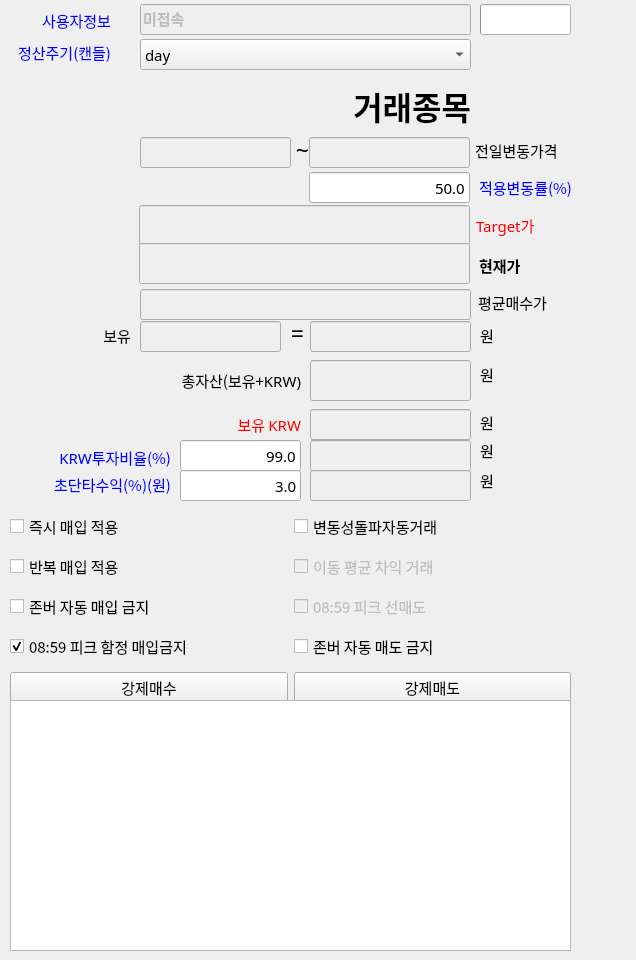
  <widget class="QWidget" name="centralwidget">
   <widget class="QProgressBar" name="pBar">
    <property name="geometry">
     <rect>
      <x>480</x>
      <y>4</y>
      <width>91</width>
      <height>31</height>
     </rect>
    </property>
    <property name="font">
     <font>
      <pointsize>11</pointsize>
     </font>
    </property>
    <property name="value">
     <number>0</number>
    </property>
    <property name="textVisible">
     <bool>false</bool>
    </property>
    <property name="textDirection">
     <enum>QProgressBar::TopToBottom</enum>
    </property>
   </widget>
   <widget class="QLabel" name="lbl_matic_led">
    <property name="geometry">
     <rect>
      <x>243</x>
      <y>30</y>
      <width>31</width>
      <height>31</height>
     </rect>
    </property>
    <property name="font">
     <font>
      <pointsize>11</pointsize>
     </font>
    </property>
    <property name="text">
     <string/>
    </property>
    <property name="scaledContents">
     <bool>true</bool>
    </property>
   </widget>
   <widget class="QLineEdit" name="lineEdit_yTop">
    <property name="enabled">
     <bool>false</bool>
    </property>
    <property name="geometry">
     <rect>
      <x>309</x>
      <y>137</y>
      <width>161</width>
      <height>31</height>
     </rect>
    </property>
    <property name="font">
     <font>
      <family>맑은 고딕</family>
      <pointsize>11</pointsize>
     </font>
    </property>
    <property name="styleSheet">
     <string notr="true">color: rgb(0, 0, 0);</string>
    </property>
    <property name="alignment">
     <set>Qt::AlignRight|Qt::AlignTrailing|Qt::AlignVCenter</set>
    </property>
   </widget>
   <widget class="QLineEdit" name="lineEdit_yBottom">
    <property name="enabled">
     <bool>false</bool>
    </property>
    <property name="geometry">
     <rect>
      <x>140</x>
      <y>137</y>
      <width>151</width>
      <height>31</height>
     </rect>
    </property>
    <property name="font">
     <font>
      <family>맑은 고딕</family>
      <pointsize>11</pointsize>
     </font>
    </property>
    <property name="alignment">
     <set>Qt::AlignRight|Qt::AlignTrailing|Qt::AlignVCenter</set>
    </property>
   </widget>
   <widget class="QLineEdit" name="lineEdit_targetPrice">
    <property name="enabled">
     <bool>false</bool>
    </property>
    <property name="geometry">
     <rect>
      <x>139</x>
      <y>205</y>
      <width>331</width>
      <height>41</height>
     </rect>
    </property>
    <property name="font">
     <font>
      <family>맑은 고딕</family>
      <pointsize>20</pointsize>
      <weight>75</weight>
      <bold>true</bold>
     </font>
    </property>
    <property name="styleSheet">
     <string notr="true">color:red;</string>
    </property>
    <property name="alignment">
     <set>Qt::AlignRight|Qt::AlignTrailing|Qt::AlignVCenter</set>
    </property>
   </widget>
   <widget class="QLabel" name="label_10">
    <property name="geometry">
     <rect>
      <x>10</x>
      <y>474</y>
      <width>161</width>
      <height>21</height>
     </rect>
    </property>
    <property name="font">
     <font>
      <family>맑은 고딕</family>
      <pointsize>11</pointsize>
     </font>
    </property>
    <property name="styleSheet">
     <string notr="true">color:blue;</string>
    </property>
    <property name="text">
     <string>초단타수익(%)(원)</string>
    </property>
    <property name="alignment">
     <set>Qt::AlignRight|Qt::AlignTrailing|Qt::AlignVCenter</set>
    </property>
   </widget>
   <widget class="QLineEdit" name="lineEdit_boyuMATIC">
    <property name="enabled">
     <bool>false</bool>
    </property>
    <property name="geometry">
     <rect>
      <x>140</x>
      <y>321</y>
      <width>141</width>
      <height>31</height>
     </rect>
    </property>
    <property name="font">
     <font>
      <family>맑은 고딕</family>
      <pointsize>11</pointsize>
     </font>
    </property>
    <property name="alignment">
     <set>Qt::AlignRight|Qt::AlignTrailing|Qt::AlignVCenter</set>
    </property>
   </widget>
   <widget class="QLineEdit" name="lineEdit_boyuKRW">
    <property name="enabled">
     <bool>false</bool>
    </property>
    <property name="geometry">
     <rect>
      <x>310</x>
      <y>409</y>
      <width>161</width>
      <height>31</height>
     </rect>
    </property>
    <property name="font">
     <font>
      <family>맑은 고딕</family>
      <pointsize>11</pointsize>
     </font>
    </property>
    <property name="alignment">
     <set>Qt::AlignRight|Qt::AlignTrailing|Qt::AlignVCenter</set>
    </property>
   </widget>
   <widget class="QLineEdit" name="lineEdit_tujaYul">
    <property name="geometry">
     <rect>
      <x>180</x>
      <y>440</y>
      <width>121</width>
      <height>31</height>
     </rect>
    </property>
    <property name="font">
     <font>
      <family>맑은 고딕</family>
      <pointsize>11</pointsize>
     </font>
    </property>
    <property name="toolTip">
     <string>내가 가진 현금중 얼마를 투자 할 것인가를 결정 합니다.</string>
    </property>
    <property name="text">
     <string>99.0</string>
    </property>
    <property name="alignment">
     <set>Qt::AlignRight|Qt::AlignTrailing|Qt::AlignVCenter</set>
    </property>
   </widget>
   <widget class="QLineEdit" name="lineEdit_byunYul">
    <property name="geometry">
     <rect>
      <x>309</x>
      <y>172</y>
      <width>161</width>
      <height>31</height>
     </rect>
    </property>
    <property name="font">
     <font>
      <family>맑은 고딕</family>
      <pointsize>11</pointsize>
     </font>
    </property>
    <property name="toolTip">
     <string>적용 변동률이 낮을 수록 공격적인 투자를 하게 됩니다. 50%를 권장합니다.</string>
    </property>
    <property name="text">
     <string>50.0</string>
    </property>
    <property name="alignment">
     <set>Qt::AlignRight|Qt::AlignTrailing|Qt::AlignVCenter</set>
    </property>
   </widget>
   <widget class="QLineEdit" name="lineEdit_upbitPrice">
    <property name="enabled">
     <bool>false</bool>
    </property>
    <property name="geometry">
     <rect>
      <x>139</x>
      <y>243</y>
      <width>331</width>
      <height>41</height>
     </rect>
    </property>
    <property name="font">
     <font>
      <family>맑은 고딕</family>
      <pointsize>20</pointsize>
      <weight>75</weight>
      <bold>true</bold>
     </font>
    </property>
    <property name="alignment">
     <set>Qt::AlignRight|Qt::AlignTrailing|Qt::AlignVCenter</set>
    </property>
   </widget>
   <widget class="QLabel" name="lbl_upbitInterest">
    <property name="geometry">
     <rect>
      <x>20</x>
      <y>80</y>
      <width>451</width>
      <height>51</height>
     </rect>
    </property>
    <property name="font">
     <font>
      <family>맑은 고딕</family>
      <pointsize>24</pointsize>
      <weight>75</weight>
      <bold>true</bold>
     </font>
    </property>
    <property name="text">
     <string>거래종목</string>
    </property>
    <property name="alignment">
     <set>Qt::AlignRight|Qt::AlignTrailing|Qt::AlignVCenter</set>
    </property>
   </widget>
   <widget class="QLabel" name="label_16">
    <property name="geometry">
     <rect>
      <x>475</x>
      <y>140</y>
      <width>101</width>
      <height>21</height>
     </rect>
    </property>
    <property name="font">
     <font>
      <family>맑은 고딕</family>
      <pointsize>11</pointsize>
     </font>
    </property>
    <property name="text">
     <string>전일변동가격</string>
    </property>
   </widget>
   <widget class="QLabel" name="label_17">
    <property name="geometry">
     <rect>
      <x>289</x>
      <y>140</y>
      <width>20</width>
      <height>20</height>
     </rect>
    </property>
    <property name="font">
     <font>
      <family>맑은 고딕</family>
      <pointsize>17</pointsize>
     </font>
    </property>
    <property name="text">
     <string>~</string>
    </property>
    <property name="alignment">
     <set>Qt::AlignRight|Qt::AlignTrailing|Qt::AlignVCenter</set>
    </property>
   </widget>
   <widget class="QLabel" name="label_18">
    <property name="geometry">
     <rect>
      <x>476</x>
      <y>215</y>
      <width>151</width>
      <height>21</height>
     </rect>
    </property>
    <property name="font">
     <font>
      <family>맑은 고딕</family>
      <pointsize>11</pointsize>
      <underline>false</underline>
     </font>
    </property>
    <property name="styleSheet">
     <string notr="true">color:red;</string>
    </property>
    <property name="text">
     <string>Target가</string>
    </property>
   </widget>
   <widget class="QLabel" name="label_19">
    <property name="geometry">
     <rect>
      <x>-20</x>
      <y>414</y>
      <width>321</width>
      <height>21</height>
     </rect>
    </property>
    <property name="font">
     <font>
      <family>맑은 고딕</family>
      <pointsize>11</pointsize>
     </font>
    </property>
    <property name="styleSheet">
     <string notr="true">color:red;</string>
    </property>
    <property name="text">
     <string>보유 KRW</string>
    </property>
    <property name="alignment">
     <set>Qt::AlignRight|Qt::AlignTrailing|Qt::AlignVCenter</set>
    </property>
   </widget>
   <widget class="QLabel" name="label_22">
    <property name="geometry">
     <rect>
      <x>471</x>
      <y>177</y>
      <width>101</width>
      <height>21</height>
     </rect>
    </property>
    <property name="font">
     <font>
      <family>맑은 고딕</family>
      <pointsize>11</pointsize>
      <underline>false</underline>
     </font>
    </property>
    <property name="styleSheet">
     <string notr="true">color:blue;</string>
    </property>
    <property name="text">
     <string>적용변동률(%)</string>
    </property>
    <property name="alignment">
     <set>Qt::AlignRight|Qt::AlignTrailing|Qt::AlignVCenter</set>
    </property>
   </widget>
   <widget class="QLabel" name="label_11">
    <property name="geometry">
     <rect>
      <x>10</x>
      <y>447</y>
      <width>161</width>
      <height>20</height>
     </rect>
    </property>
    <property name="font">
     <font>
      <family>맑은 고딕</family>
      <pointsize>11</pointsize>
     </font>
    </property>
    <property name="styleSheet">
     <string notr="true">color:blue;</string>
    </property>
    <property name="text">
     <string>KRW투자비율(%)</string>
    </property>
    <property name="alignment">
     <set>Qt::AlignRight|Qt::AlignTrailing|Qt::AlignVCenter</set>
    </property>
   </widget>
   <widget class="QLineEdit" name="lineEdit_gaingYul">
    <property name="geometry">
     <rect>
      <x>180</x>
      <y>470</y>
      <width>121</width>
      <height>31</height>
     </rect>
    </property>
    <property name="font">
     <font>
      <family>맑은 고딕</family>
      <pointsize>11</pointsize>
     </font>
    </property>
    <property name="toolTip">
     <string>무엇보다 우선적으로 적용되는 옵션으로 평균 매수가의 해당 %보다 높을때 단타 매매를 합니다.</string>
    </property>
    <property name="text">
     <string>3.0</string>
    </property>
    <property name="alignment">
     <set>Qt::AlignRight|Qt::AlignTrailing|Qt::AlignVCenter</set>
    </property>
   </widget>
   <widget class="QLabel" name="label_20">
    <property name="geometry">
     <rect>
      <x>479</x>
      <y>255</y>
      <width>81</width>
      <height>21</height>
     </rect>
    </property>
    <property name="font">
     <font>
      <family>맑은 고딕</family>
      <pointsize>11</pointsize>
      <weight>75</weight>
      <bold>true</bold>
      <underline>false</underline>
     </font>
    </property>
    <property name="styleSheet">
     <string notr="true">color:black;</string>
    </property>
    <property name="text">
     <string>현재가</string>
    </property>
   </widget>
   <widget class="QLineEdit" name="lineEdit_avgMesu">
    <property name="enabled">
     <bool>false</bool>
    </property>
    <property name="geometry">
     <rect>
      <x>140</x>
      <y>289</y>
      <width>331</width>
      <height>31</height>
     </rect>
    </property>
    <property name="font">
     <font>
      <family>맑은 고딕</family>
      <pointsize>16</pointsize>
     </font>
    </property>
    <property name="text">
     <string/>
    </property>
    <property name="alignment">
     <set>Qt::AlignRight|Qt::AlignTrailing|Qt::AlignVCenter</set>
    </property>
   </widget>
   <widget class="QLabel" name="label_12">
    <property name="geometry">
     <rect>
      <x>478</x>
      <y>292</y>
      <width>81</width>
      <height>21</height>
     </rect>
    </property>
    <property name="font">
     <font>
      <family>맑은 고딕</family>
      <pointsize>11</pointsize>
     </font>
    </property>
    <property name="text">
     <string>평균매수가</string>
    </property>
   </widget>
   <widget class="QLineEdit" name="lineEdit_tujaKum">
    <property name="enabled">
     <bool>false</bool>
    </property>
    <property name="geometry">
     <rect>
      <x>310</x>
      <y>440</y>
      <width>161</width>
      <height>31</height>
     </rect>
    </property>
    <property name="font">
     <font>
      <family>맑은 고딕</family>
      <pointsize>11</pointsize>
     </font>
    </property>
    <property name="alignment">
     <set>Qt::AlignRight|Qt::AlignTrailing|Qt::AlignVCenter</set>
    </property>
   </widget>
   <widget class="QLineEdit" name="lineEdit_gaingKum">
    <property name="enabled">
     <bool>false</bool>
    </property>
    <property name="geometry">
     <rect>
      <x>310</x>
      <y>470</y>
      <width>161</width>
      <height>31</height>
     </rect>
    </property>
    <property name="font">
     <font>
      <family>맑은 고딕</family>
      <pointsize>11</pointsize>
     </font>
    </property>
    <property name="alignment">
     <set>Qt::AlignRight|Qt::AlignTrailing|Qt::AlignVCenter</set>
    </property>
   </widget>
   <widget class="QLineEdit" name="lineEdit_idInfo">
    <property name="enabled">
     <bool>false</bool>
    </property>
    <property name="geometry">
     <rect>
      <x>140</x>
      <y>4</y>
      <width>331</width>
      <height>31</height>
     </rect>
    </property>
    <property name="font">
     <font>
      <family>맑은 고딕</family>
      <pointsize>11</pointsize>
      <weight>75</weight>
      <italic>false</italic>
      <bold>true</bold>
     </font>
    </property>
    <property name="text">
     <string>미접속</string>
    </property>
    <property name="alignment">
     <set>Qt::AlignLeading|Qt::AlignLeft|Qt::AlignVCenter</set>
    </property>
   </widget>
   <widget class="QLineEdit" name="lineEdit_boyuMATIC_2">
    <property name="enabled">
     <bool>false</bool>
    </property>
    <property name="geometry">
     <rect>
      <x>310</x>
      <y>321</y>
      <width>161</width>
      <height>31</height>
     </rect>
    </property>
    <property name="font">
     <font>
      <family>맑은 고딕</family>
      <pointsize>11</pointsize>
     </font>
    </property>
    <property name="alignment">
     <set>Qt::AlignRight|Qt::AlignTrailing|Qt::AlignVCenter</set>
    </property>
   </widget>
   <widget class="QLabel" name="label_23">
    <property name="geometry">
     <rect>
      <x>10</x>
      <y>42</y>
      <width>101</width>
      <height>21</height>
     </rect>
    </property>
    <property name="font">
     <font>
      <family>맑은 고딕</family>
      <pointsize>11</pointsize>
      <underline>false</underline>
     </font>
    </property>
    <property name="styleSheet">
     <string notr="true">color:blue;</string>
    </property>
    <property name="text">
     <string>정산주기(캔들)</string>
    </property>
    <property name="alignment">
     <set>Qt::AlignRight|Qt::AlignTrailing|Qt::AlignVCenter</set>
    </property>
   </widget>
   <widget class="QComboBox" name="comboBox_jugi">
    <property name="geometry">
     <rect>
      <x>140</x>
      <y>39</y>
      <width>331</width>
      <height>31</height>
     </rect>
    </property>
    <property name="sizePolicy">
     <sizepolicy hsizetype="Preferred" vsizetype="Preferred">
      <horstretch>0</horstretch>
      <verstretch>0</verstretch>
     </sizepolicy>
    </property>
    <property name="font">
     <font>
      <family>맑은 고딕</family>
      <pointsize>11</pointsize>
     </font>
    </property>
    <property name="toolTip">
     <string>정산 주기를 조절 할 수 있습니다.</string>
    </property>
    <item>
     <property name="text">
      <string>day</string>
     </property>
    </item>
    <item>
     <property name="text">
      <string>minute1</string>
     </property>
    </item>
    <item>
     <property name="text">
      <string>minute3</string>
     </property>
    </item>
    <item>
     <property name="text">
      <string>minute5</string>
     </property>
    </item>
    <item>
     <property name="text">
      <string>minute10</string>
     </property>
    </item>
    <item>
     <property name="text">
      <string>minute15</string>
     </property>
    </item>
    <item>
     <property name="text">
      <string>munite30</string>
     </property>
    </item>
    <item>
     <property name="text">
      <string>minute60</string>
     </property>
    </item>
    <item>
     <property name="text">
      <string>minute240</string>
     </property>
    </item>
   </widget>
   <widget class="QWidget" name="horizontalLayoutWidget">
    <property name="geometry">
     <rect>
      <x>10</x>
      <y>507</y>
      <width>561</width>
      <height>205</height>
     </rect>
    </property>
    <layout class="QHBoxLayout" name="horizontalLayout">
     <item>
      <layout class="QVBoxLayout" name="verticalLayout">
       <item>
        <widget class="QCheckBox" name="cBox_immediatery_trade">
         <property name="font">
          <font>
           <family>맑은 고딕</family>
           <pointsize>11</pointsize>
          </font>
         </property>
         <property name="toolTip">
          <string>즉시 적용이란 변동성 돌파 자동 거래를 허가 했을때 이미 매수 타갯 가격에 도달 한 경우에  즉시 매수가 이루어 집니다. </string>
         </property>
         <property name="text">
          <string>즉시 매입 적용</string>
         </property>
         <property name="icon">
          <iconset>
           <normaloff>C:/Users/Na_neem/.designer/backup/juksi.png</normaloff>C:/Users/Na_neem/.designer/backup/juksi.png</iconset>
         </property>
         <property name="iconSize">
          <size>
           <width>32</width>
           <height>32</height>
          </size>
         </property>
        </widget>
       </item>
       <item>
        <widget class="QCheckBox" name="cBox_banbok_trade">
         <property name="font">
          <font>
           <family>맑은 고딕</family>
           <pointsize>11</pointsize>
          </font>
         </property>
         <property name="toolTip">
          <string>반복매입이란 1회 최초 타겟가격에 매입을 한후 가격이 하락후 재 상승하여 타겟가에 도달 했을때 추가 매입을 시도 하는 옵션입니다.</string>
         </property>
         <property name="text">
          <string>반복 매입 적용</string>
         </property>
         <property name="icon">
          <iconset>
           <normaloff>C:/Users/Na_neem/.designer/backup/banbok.png</normaloff>C:/Users/Na_neem/.designer/backup/banbok.png</iconset>
         </property>
         <property name="iconSize">
          <size>
           <width>32</width>
           <height>32</height>
          </size>
         </property>
        </widget>
       </item>
       <item>
        <widget class="QCheckBox" name="cBox_zonbu_mesuNot">
         <property name="font">
          <font>
           <family>맑은 고딕</family>
           <pointsize>11</pointsize>
          </font>
         </property>
         <property name="toolTip">
          <string>존버 매입 금지는 변동성 돌파 매입을 금지 합니다.</string>
         </property>
         <property name="text">
          <string>존버 자동 매입 금지</string>
         </property>
         <property name="icon">
          <iconset>
           <normaloff>C:/Users/Na_neem/.designer/backup/jonbu.png</normaloff>C:/Users/Na_neem/.designer/backup/jonbu.png</iconset>
         </property>
         <property name="iconSize">
          <size>
           <width>32</width>
           <height>32</height>
          </size>
         </property>
        </widget>
       </item>
       <item>
        <widget class="QCheckBox" name="cBox_trade_2">
         <property name="enabled">
          <bool>true</bool>
         </property>
         <property name="font">
          <font>
           <family>맑은 고딕</family>
           <pointsize>11</pointsize>
          </font>
         </property>
         <property name="toolTip">
          <string>08:59에 피크 함정을 돌파 합니다.  거래가 중지 됩니다. </string>
         </property>
         <property name="text">
          <string>08:59 피크 함정 매입금지</string>
         </property>
         <property name="icon">
          <iconset>
           <normaloff>C:/Users/Na_neem/.designer/backup/0859.png</normaloff>C:/Users/Na_neem/.designer/backup/0859.png</iconset>
         </property>
         <property name="iconSize">
          <size>
           <width>32</width>
           <height>32</height>
          </size>
         </property>
         <property name="checked">
          <bool>true</bool>
         </property>
        </widget>
       </item>
       <item>
        <widget class="QPushButton" name="btn_mesu">
         <property name="font">
          <font>
           <family>맑은 고딕</family>
           <pointsize>11</pointsize>
          </font>
         </property>
         <property name="text">
          <string>강제매수</string>
         </property>
        </widget>
       </item>
      </layout>
     </item>
     <item>
      <layout class="QVBoxLayout" name="verticalLayout_2">
       <item>
        <widget class="QCheckBox" name="cBox_trade">
         <property name="font">
          <font>
           <family>맑은 고딕</family>
           <pointsize>11</pointsize>
          </font>
         </property>
         <property name="toolTip">
          <string>변동성 돌파 자동 거래를 허가 하는것이 거래의 시작입니다.</string>
         </property>
         <property name="text">
          <string>변동성돌파자동거래</string>
         </property>
         <property name="icon">
          <iconset>
           <normaloff>C:/Users/Na_neem/.designer/backup/byundong.png</normaloff>C:/Users/Na_neem/.designer/backup/byundong.png</iconset>
         </property>
         <property name="iconSize">
          <size>
           <width>32</width>
           <height>32</height>
          </size>
         </property>
        </widget>
       </item>
       <item>
        <widget class="QCheckBox" name="cBox_trade_4">
         <property name="enabled">
          <bool>false</bool>
         </property>
         <property name="font">
          <font>
           <family>맑은 고딕</family>
           <pointsize>11</pointsize>
          </font>
         </property>
         <property name="toolTip">
          <string>변동성 돌파 자동 거래를 허가 하는것이 거래의 시작입니다.</string>
         </property>
         <property name="text">
          <string>이동 평균 차익 거래</string>
         </property>
         <property name="icon">
          <iconset>
           <normaloff>C:/Users/Na_neem/.designer/backup/idong.png</normaloff>C:/Users/Na_neem/.designer/backup/idong.png</iconset>
         </property>
         <property name="iconSize">
          <size>
           <width>32</width>
           <height>32</height>
          </size>
         </property>
        </widget>
       </item>
       <item>
        <widget class="QCheckBox" name="cBox_trade_3">
         <property name="enabled">
          <bool>false</bool>
         </property>
         <property name="font">
          <font>
           <family>맑은 고딕</family>
           <pointsize>11</pointsize>
          </font>
         </property>
         <property name="toolTip">
          <string>변동성 돌파 자동 거래를 허가 하는것이 거래의 시작입니다.</string>
         </property>
         <property name="text">
          <string>08:59 피크 선매도</string>
         </property>
         <property name="icon">
          <iconset>
           <normaloff>C:/Users/Na_neem/.designer/backup/sunmedo.png</normaloff>C:/Users/Na_neem/.designer/backup/sunmedo.png</iconset>
         </property>
         <property name="iconSize">
          <size>
           <width>32</width>
           <height>32</height>
          </size>
         </property>
        </widget>
       </item>
       <item>
        <widget class="QCheckBox" name="cBox_zonbu">
         <property name="font">
          <font>
           <family>맑은 고딕</family>
           <pointsize>11</pointsize>
          </font>
         </property>
         <property name="toolTip">
          <string>초단타 수익률이 실현 될 때까지 버티기</string>
         </property>
         <property name="text">
          <string>존버 자동 매도 금지</string>
         </property>
         <property name="icon">
          <iconset>
           <normaloff>C:/Users/Na_neem/.designer/backup/medonot.png</normaloff>C:/Users/Na_neem/.designer/backup/medonot.png</iconset>
         </property>
         <property name="iconSize">
          <size>
           <width>32</width>
           <height>32</height>
          </size>
         </property>
        </widget>
       </item>
       <item>
        <widget class="QPushButton" name="btn_medo">
         <property name="font">
          <font>
           <family>맑은 고딕</family>
           <pointsize>11</pointsize>
          </font>
         </property>
         <property name="text">
          <string>강제매도</string>
         </property>
        </widget>
       </item>
      </layout>
     </item>
    </layout>
   </widget>
   <widget class="QWidget" name="verticalLayoutWidget">
    <property name="geometry">
     <rect>
      <x>10</x>
      <y>700</y>
      <width>561</width>
      <height>251</height>
     </rect>
    </property>
    <layout class="QVBoxLayout" name="verticalLayout_3">
     <item>
      <widget class="QTextEdit" name="textEdit_botSend">
       <property name="font">
        <font>
         <family>맑은 고딕</family>
         <pointsize>7</pointsize>
        </font>
       </property>
      </widget>
     </item>
    </layout>
   </widget>
   <widget class="QLabel" name="label_21">
    <property name="geometry">
     <rect>
      <x>480</x>
      <y>325</y>
      <width>51</width>
      <height>21</height>
     </rect>
    </property>
    <property name="font">
     <font>
      <family>맑은 고딕</family>
      <pointsize>11</pointsize>
     </font>
    </property>
    <property name="text">
     <string>원</string>
    </property>
    <property name="alignment">
     <set>Qt::AlignLeading|Qt::AlignLeft|Qt::AlignVCenter</set>
    </property>
   </widget>
   <widget class="QLabel" name="label_24">
    <property name="geometry">
     <rect>
      <x>480</x>
      <y>440</y>
      <width>51</width>
      <height>21</height>
     </rect>
    </property>
    <property name="font">
     <font>
      <family>맑은 고딕</family>
      <pointsize>11</pointsize>
     </font>
    </property>
    <property name="text">
     <string>원</string>
    </property>
    <property name="alignment">
     <set>Qt::AlignLeading|Qt::AlignLeft|Qt::AlignVCenter</set>
    </property>
   </widget>
   <widget class="QLabel" name="label_25">
    <property name="geometry">
     <rect>
      <x>480</x>
      <y>470</y>
      <width>51</width>
      <height>21</height>
     </rect>
    </property>
    <property name="font">
     <font>
      <family>맑은 고딕</family>
      <pointsize>11</pointsize>
     </font>
    </property>
    <property name="text">
     <string>원</string>
    </property>
    <property name="alignment">
     <set>Qt::AlignLeading|Qt::AlignLeft|Qt::AlignVCenter</set>
    </property>
   </widget>
   <widget class="QLabel" name="label_26">
    <property name="geometry">
     <rect>
      <x>480</x>
      <y>412</y>
      <width>51</width>
      <height>21</height>
     </rect>
    </property>
    <property name="font">
     <font>
      <family>맑은 고딕</family>
      <pointsize>11</pointsize>
     </font>
    </property>
    <property name="text">
     <string>원</string>
    </property>
    <property name="alignment">
     <set>Qt::AlignLeading|Qt::AlignLeft|Qt::AlignVCenter</set>
    </property>
   </widget>
   <widget class="QLabel" name="label_14">
    <property name="geometry">
     <rect>
      <x>20</x>
      <y>325</y>
      <width>111</width>
      <height>21</height>
     </rect>
    </property>
    <property name="font">
     <font>
      <family>맑은 고딕</family>
      <pointsize>11</pointsize>
     </font>
    </property>
    <property name="text">
     <string>보유</string>
    </property>
    <property name="alignment">
     <set>Qt::AlignRight|Qt::AlignTrailing|Qt::AlignVCenter</set>
    </property>
   </widget>
   <widget class="QLabel" name="label_27">
    <property name="geometry">
     <rect>
      <x>10</x>
      <y>10</y>
      <width>101</width>
      <height>21</height>
     </rect>
    </property>
    <property name="font">
     <font>
      <family>맑은 고딕</family>
      <pointsize>11</pointsize>
      <underline>false</underline>
     </font>
    </property>
    <property name="styleSheet">
     <string notr="true">color:blue;</string>
    </property>
    <property name="text">
     <string>사용자정보</string>
    </property>
    <property name="alignment">
     <set>Qt::AlignRight|Qt::AlignTrailing|Qt::AlignVCenter</set>
    </property>
   </widget>
   <widget class="QLineEdit" name="lineEdit_boyuMATIC_3">
    <property name="enabled">
     <bool>false</bool>
    </property>
    <property name="geometry">
     <rect>
      <x>310</x>
      <y>360</y>
      <width>161</width>
      <height>41</height>
     </rect>
    </property>
    <property name="font">
     <font>
      <family>맑은 고딕</family>
      <pointsize>11</pointsize>
     </font>
    </property>
    <property name="alignment">
     <set>Qt::AlignRight|Qt::AlignTrailing|Qt::AlignVCenter</set>
    </property>
   </widget>
   <widget class="QLabel" name="label_28">
    <property name="geometry">
     <rect>
      <x>480</x>
      <y>364</y>
      <width>51</width>
      <height>21</height>
     </rect>
    </property>
    <property name="font">
     <font>
      <family>맑은 고딕</family>
      <pointsize>11</pointsize>
     </font>
    </property>
    <property name="text">
     <string>원</string>
    </property>
    <property name="alignment">
     <set>Qt::AlignLeading|Qt::AlignLeft|Qt::AlignVCenter</set>
    </property>
   </widget>
   <widget class="QLabel" name="label_15">
    <property name="geometry">
     <rect>
      <x>20</x>
      <y>370</y>
      <width>281</width>
      <height>21</height>
     </rect>
    </property>
    <property name="font">
     <font>
      <family>맑은 고딕</family>
      <pointsize>11</pointsize>
     </font>
    </property>
    <property name="text">
     <string>총자산(보유+KRW)</string>
    </property>
    <property name="alignment">
     <set>Qt::AlignRight|Qt::AlignTrailing|Qt::AlignVCenter</set>
    </property>
   </widget>
   <widget class="QLabel" name="label_29">
    <property name="geometry">
     <rect>
      <x>284</x>
      <y>323</y>
      <width>20</width>
      <height>20</height>
     </rect>
    </property>
    <property name="font">
     <font>
      <family>맑은 고딕</family>
      <pointsize>17</pointsize>
     </font>
    </property>
    <property name="text">
     <string>=</string>
    </property>
    <property name="alignment">
     <set>Qt::AlignRight|Qt::AlignTrailing|Qt::AlignVCenter</set>
    </property>
   </widget>
  </widget>
